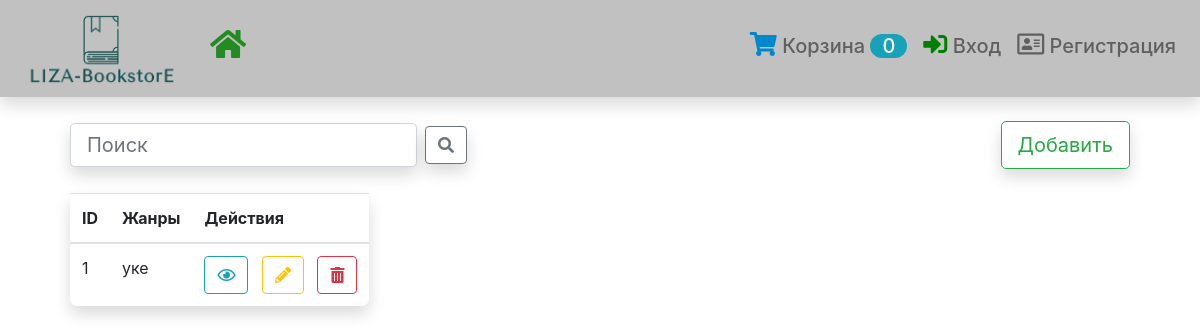
The app's page /directory/genre/, older data.
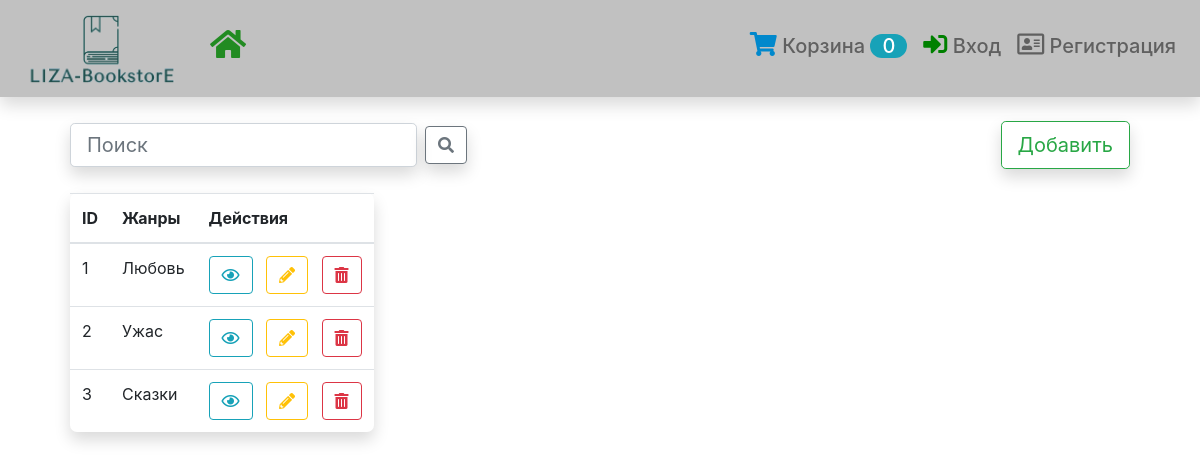
The same page, newer data.
### directory/models.py (models this page shows, shortened)
class Genre(models.Model):
    name = models.CharField('Жанр', max_length=120)
    description = models.TextField('Описание', null=True, blank=True)
    class Meta:
        verbose_name = 'Жанр'
        verbose_name_plural = 'Жанры'

### directory/views.py (the view)
# urls.py: path('genre/', GenreList.as_view(), name='genre-list'),
class GenreList(SearchLV):
    model = Genre

### cart/views.py (called while the page is built)
    def get_context_data(self, **kwargs):
        context = super().get_context_data(**kwargs)
        cart_id = self.request.session.get('cart_id', '0')
        if cart_id != '0':
            context['cart_count'] = Cart.objects.get(pk=cart_id).book_in_cart_count
        else:
            context['cart_count'] = cart_id
        return context

### directory/views.py (called while the page is built)
    def get_queryset(self):
        qs = super().get_queryset()
        search = self.request.GET.get('sss', False)
        if search != 0:
            return qs.filter(Q(name__icontains=search))
        return qs

### directory/templates/directory/genre_list.html (shortened to what this page needs)
{% extends 'base.html' %}
{% block content %}
<div class="form-inline">
    <form action="" method="get" class="form-inline">
        <input class="form-control mr-sm-2 btn-lg shadow" type="search" placeholder="Поиск"
               aria-label="Search"
               name="sss">
        <button class="btn btn-outline-secondary shadow" type="submit"><i class="fas fa-search"></i></button>
    </form>
    <a style="position: relative; margin-left: auto" href="{% url 'genre-create' %}">
        <button class="btn btn-outline-success btn-lg my-2 my-sm-0 shadow" type="submit">Добавить</button>
    </a>
</div><br>
<table class="table shadow" style="width: auto; border-radius: 7px">
    <thead>
    <tr>
        <th>ID</th>
        <th>Жанры</th>
        <th>Действия</th>
    </tr>
    </thead>
    <tbody>
    {% for object in object_list %}
    <tr>
        <td>{{ object.pk }}</td>
        <td>{{ object.name }}</td>
        <td>
            <a class="btn btn-outline-info" href="{% url 'genre-detail' object.pk %}"><i class="far fa-eye"></i></a>&nbsp;&nbsp;
            <a class="btn btn-outline-warning" href="{% url 'genre-update' object.pk %}"><i
                    class="fas fa-pencil-alt"></i></a>&nbsp;&nbsp;
            <a class="btn btn-outline-danger" href="{% url 'genre-delete' object.pk %}"><i class="fas fa-trash-alt"></i></a>
        </td>
    </tr>
    {% endfor %}
    </tbody>
</table>
{% endblock %}

Row changes from the older to the newer data that the page shows:
changed Genre id 1: name "уке" → "Любовь"
added Genre: pk "2", name "Ужас"
added Genre: pk "3", name "Сказки"
